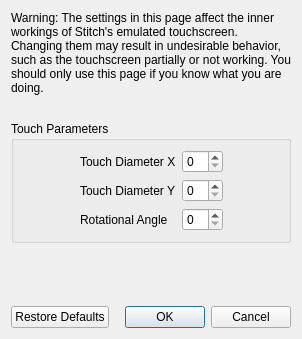
<?xml version="1.0" encoding="UTF-8"?>
<ui version="4.0">
 <class>ConfigureTouchscreenAdvanced</class>
 <widget class="QDialog" name="ConfigureTouchscreenAdvanced">
  <property name="geometry">
   <rect>
    <x>0</x>
    <y>0</y>
    <width>298</width>
    <height>339</height>
   </rect>
  </property>
  <property name="windowTitle">
   <string>Configure Touchscreen</string>
  </property>
  <layout class="QVBoxLayout" name="verticalLayout">
   <item>
    <widget class="QLabel" name="label_2">
     <property name="minimumSize">
      <size>
       <width>280</width>
       <height>0</height>
      </size>
     </property>
     <property name="text">
      <string>Warning: The settings in this page affect the inner workings of Stitch's emulated touchscreen. Changing them may result in undesirable behavior, such as the touchscreen partially or not working. You should only use this page if you know what you are doing.</string>
     </property>
     <property name="wordWrap">
      <bool>true</bool>
     </property>
    </widget>
   </item>
   <item>
    <spacer name="verticalSpacer_2">
     <property name="orientation">
      <enum>Qt::Vertical</enum>
     </property>
     <property name="sizeType">
      <enum>QSizePolicy::Fixed</enum>
     </property>
     <property name="sizeHint" stdset="0">
      <size>
       <width>20</width>
       <height>20</height>
      </size>
     </property>
    </spacer>
   </item>
   <item>
    <widget class="QGroupBox" name="gridGroupBox">
     <property name="title">
      <string>Touch Parameters</string>
     </property>
     <layout class="QGridLayout" name="gridLayout">
      <item row="0" column="0">
       <spacer name="horizontalSpacer">
        <property name="orientation">
         <enum>Qt::Horizontal</enum>
        </property>
        <property name="sizeHint" stdset="0">
         <size>
          <width>40</width>
          <height>20</height>
         </size>
        </property>
       </spacer>
      </item>
      <item row="1" column="1">
       <widget class="QLabel" name="label_4">
        <property name="text">
         <string>Touch Diameter Y</string>
        </property>
       </widget>
      </item>
      <item row="0" column="3">
       <spacer name="horizontalSpacer_2">
        <property name="orientation">
         <enum>Qt::Horizontal</enum>
        </property>
        <property name="sizeHint" stdset="0">
         <size>
          <width>40</width>
          <height>20</height>
         </size>
        </property>
       </spacer>
      </item>
      <item row="0" column="1">
       <widget class="QLabel" name="label_3">
        <property name="text">
         <string>Touch Diameter X</string>
        </property>
       </widget>
      </item>
      <item row="2" column="1">
       <widget class="QLabel" name="label_5">
        <property name="text">
         <string>Rotational Angle</string>
        </property>
       </widget>
      </item>
      <item row="0" column="2">
       <widget class="QSpinBox" name="diameter_x_box"/>
      </item>
      <item row="1" column="2">
       <widget class="QSpinBox" name="diameter_y_box"/>
      </item>
      <item row="2" column="2">
       <widget class="QSpinBox" name="angle_box"/>
      </item>
     </layout>
    </widget>
   </item>
   <item>
    <spacer name="verticalSpacer">
     <property name="orientation">
      <enum>Qt::Vertical</enum>
     </property>
     <property name="sizeHint" stdset="0">
      <size>
       <width>20</width>
       <height>40</height>
      </size>
     </property>
    </spacer>
   </item>
   <item>
    <layout class="QHBoxLayout" name="horizontalLayout">
     <item>
      <widget class="QPushButton" name="restore_defaults_button">
       <property name="text">
        <string>Restore Defaults</string>
       </property>
      </widget>
     </item>
     <item>
      <widget class="QDialogButtonBox" name="buttonBox">
       <property name="standardButtons">
        <set>QDialogButtonBox::Cancel|QDialogButtonBox::Ok</set>
       </property>
      </widget>
     </item>
    </layout>
   </item>
  </layout>
 </widget>
 <resources/>
 <connections>
  <connection>
   <sender>buttonBox</sender>
   <signal>accepted()</signal>
   <receiver>ConfigureTouchscreenAdvanced</receiver>
   <slot>accept()</slot>
  </connection>
  <connection>
   <sender>buttonBox</sender>
   <signal>rejected()</signal>
   <receiver>ConfigureTouchscreenAdvanced</receiver>
   <slot>reject()</slot>
   </connection>
 </connections>
</ui>
